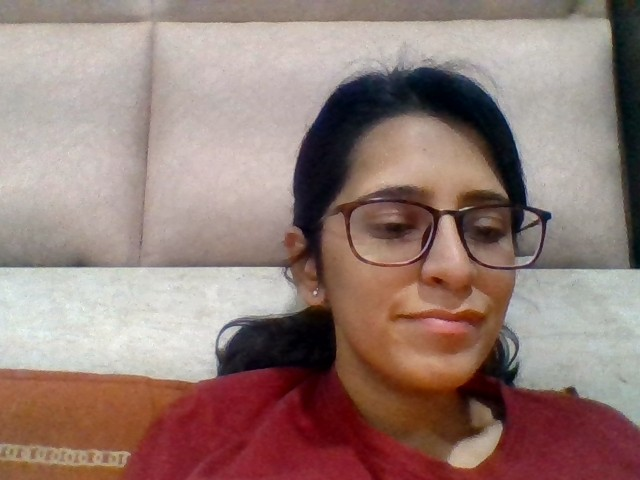
#> input picture Backend/attendance_service/student_images/69528bc8314ddfa3921f19e9.jpg, 640 x 480 px
$ python -i face_utils.py   (imports and definitions only)
#> lines starting #> are read from the running program, lines starting #| are printed output that depends on the picture
from deepface import DeepFace
import numpy as np
import os
import cv2


MODEL_NAME = "ArcFace"
DETECTOR  = "retinaface"

THRESHOLD = 0.35


def preprocess_image(img_path: str) -> str:
    """
    Improve image quality before embedding:
    - Resize to standard size
    - Normalize brightness/contrast (CLAHE)
    Returns path to processed image (overwrites temp files, preserves originals)
    """
    img = cv2.imread(img_path)
#> img is the input picture: shape (480, 640, 3); mean B, G, R 118.9, 125.3, 149.6
    if img is None:
        return img_path


    lab = cv2.cvtColor(img, cv2.COLOR_BGR2LAB)
#> lab: shape (480, 640, 3); mean of channels 0, 1, 2 138.3, 137.1, 136.4
    l, a, b = cv2.split(lab)
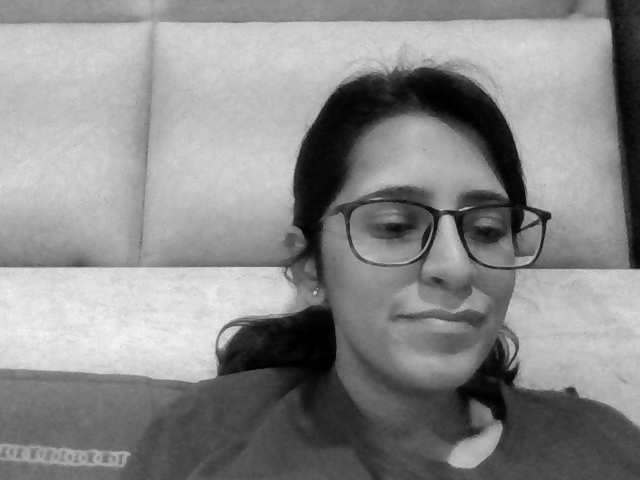
#> l: shape (480, 640); min 0, max 250, mean 138.3
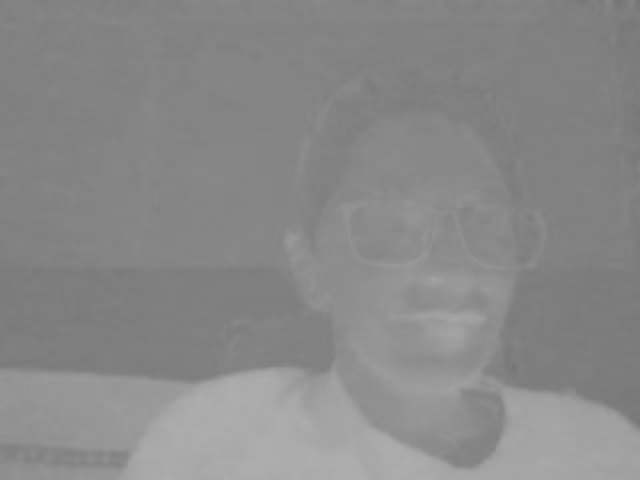
#> a: shape (480, 640); min 116, max 174, mean 137.1
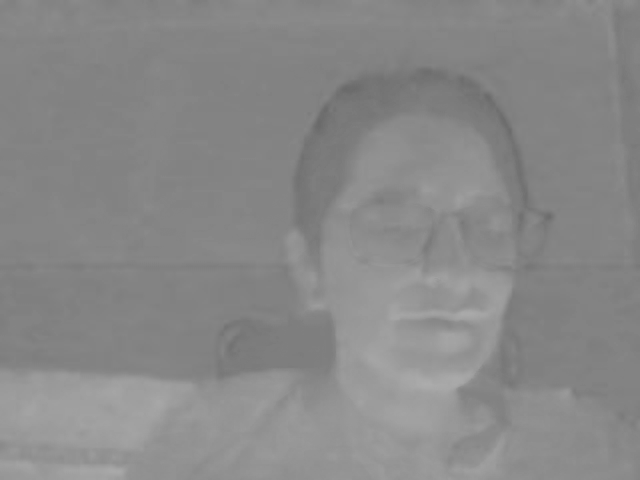
#> b: shape (480, 640); min 106, max 173, mean 136.4


    clahe = cv2.createCLAHE(clipLimit=2.0, tileGridSize=(8, 8))
    l = clahe.apply(l)
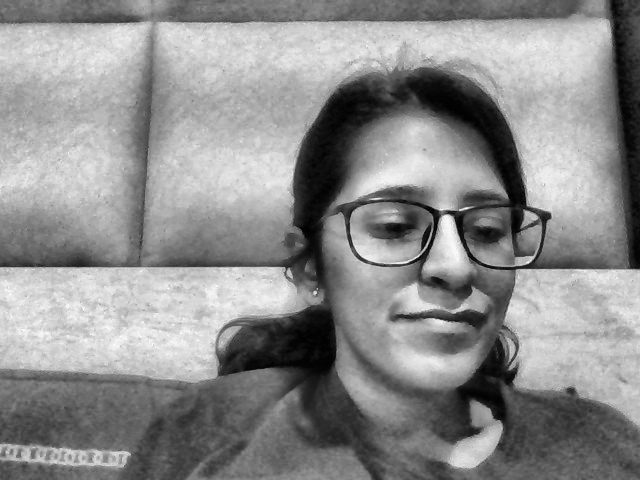
#> l: shape (480, 640); min 1, max 252, mean 141

    lab = cv2.merge([l, a, b])
#> lab: shape (480, 640, 3); mean of channels 0, 1, 2 141, 137.1, 136.4
    processed = cv2.cvtColor(lab, cv2.COLOR_LAB2BGR)
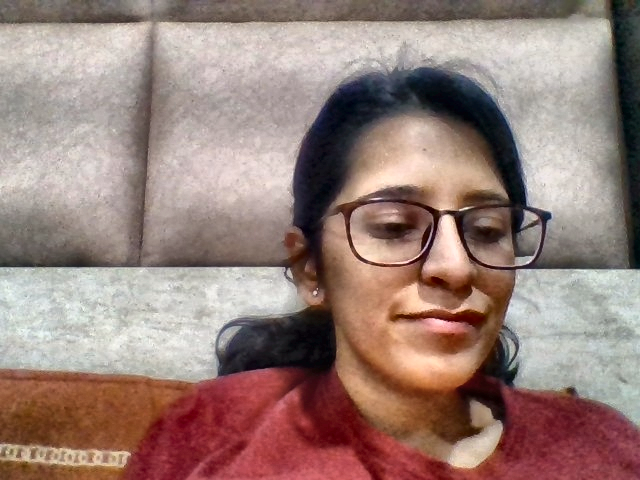
#> processed: shape (480, 640, 3); mean B, G, R 121.5, 128.4, 152.8

    cv2.imwrite(img_path, processed)
    return img_path


# [94 lines left out: functions get_embedding, cosine_similarity, verify_face_embedding, not called in this run]

>>> result = preprocess_image('student_images/69528bc8314ddfa3921f19e9.jpg')

$ run again, on Backend/attendance_service/student_images/69c024b2c2e0fbbdb1965ea5.jpg
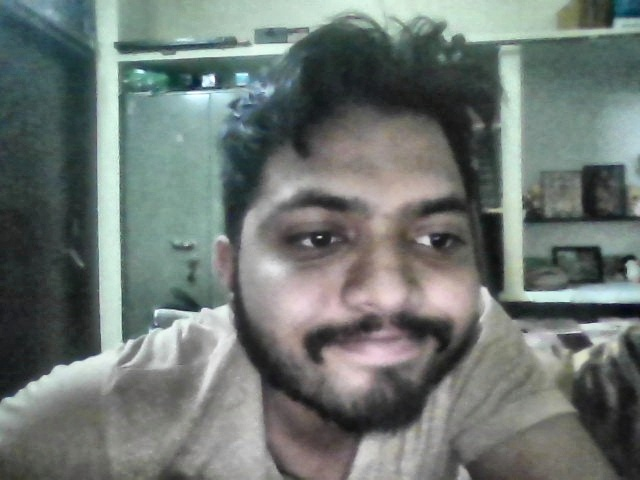
#> input picture Backend/attendance_service/student_images/69c024b2c2e0fbbdb1965ea5.jpg, 640 x 480 px
#> in preprocess_image, img is the input picture: shape (480, 640, 3); mean B, G, R 114.7, 118.4, 109.9
#> in preprocess_image, `l, a, b = cv2.split(lab)`:
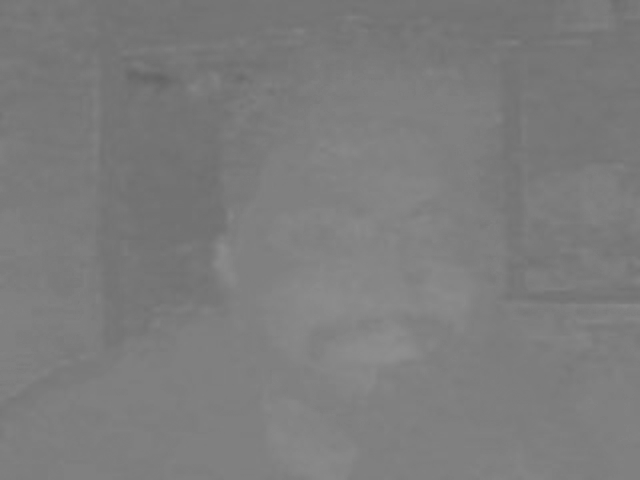
#> a: shape (480, 640); min 99, max 143, mean 124.3
#> in preprocess_image, `processed = cv2.cvtColor(lab, cv2.COLOR_LAB2BGR)`:
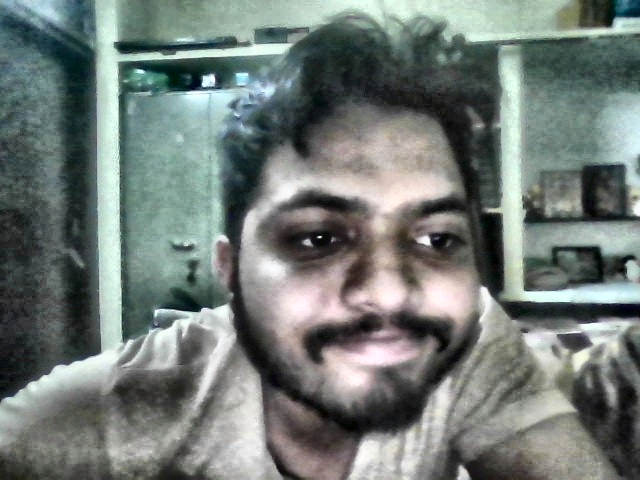
#> processed: shape (480, 640, 3); mean B, G, R 119.1, 122.8, 114.3

$ run again, on Backend/attendance_service/student_images/69c02e1dde47867d6214648a.jpg
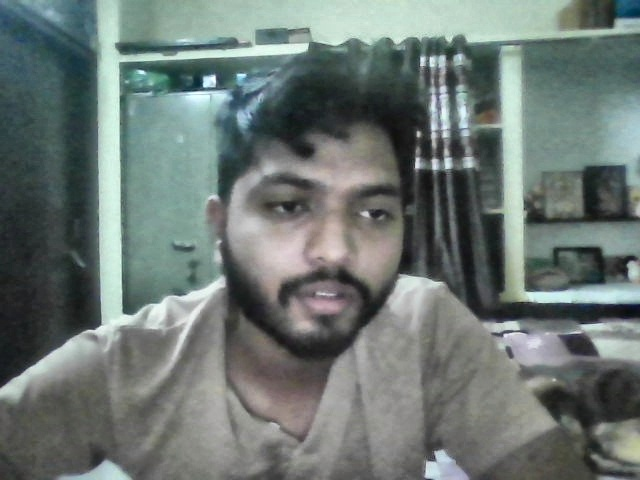
#> input picture Backend/attendance_service/student_images/69c02e1dde47867d6214648a.jpg, 640 x 480 px
#> in preprocess_image, img is the input picture: shape (480, 640, 3); mean B, G, R 115.9, 119.3, 108.8
#> in preprocess_image, `l, a, b = cv2.split(lab)`:
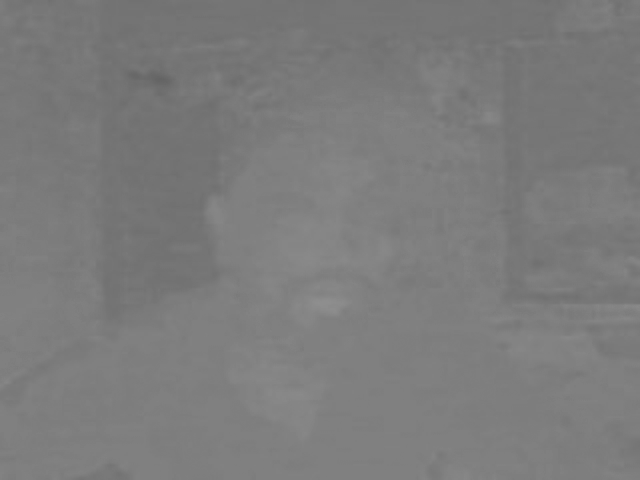
#> a: shape (480, 640); min 100, max 143, mean 123.6
#> in preprocess_image, `processed = cv2.cvtColor(lab, cv2.COLOR_LAB2BGR)`:
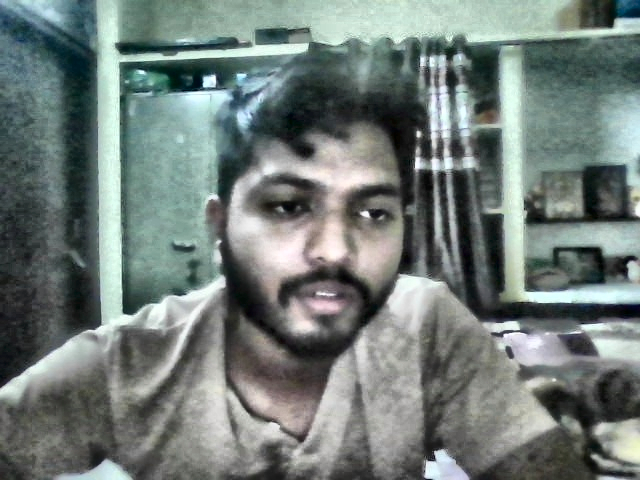
#> processed: shape (480, 640, 3); mean B, G, R 121.1, 124.5, 113.9

$ run again, on Backend/attendance_service/student_images/69c2bc2831f3153f3f251b87.jpg
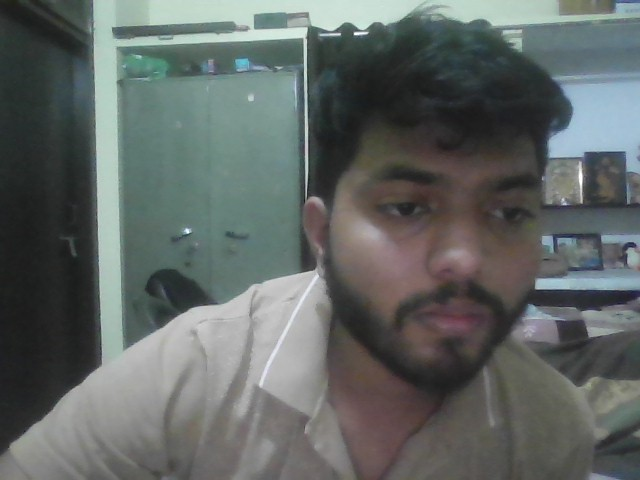
#> input picture Backend/attendance_service/student_images/69c2bc2831f3153f3f251b87.jpg, 640 x 480 px
#> in preprocess_image, img is the input picture: shape (480, 640, 3); mean B, G, R 100.7, 102.8, 96.7
#> in preprocess_image, `l, a, b = cv2.split(lab)`:
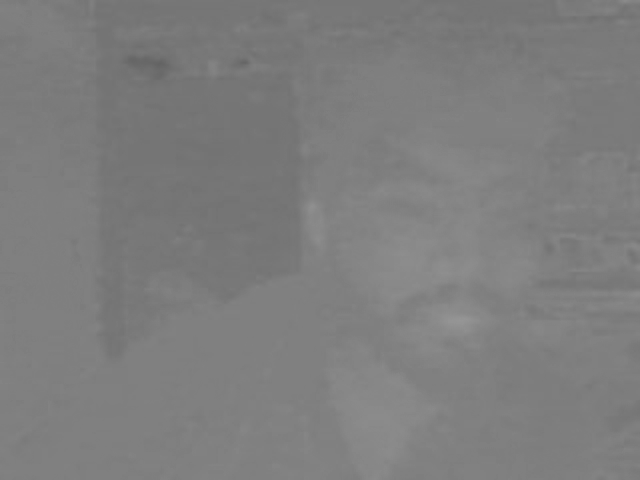
#> a: shape (480, 640); min 99, max 150, mean 125.5
#> in preprocess_image, `processed = cv2.cvtColor(lab, cv2.COLOR_LAB2BGR)`:
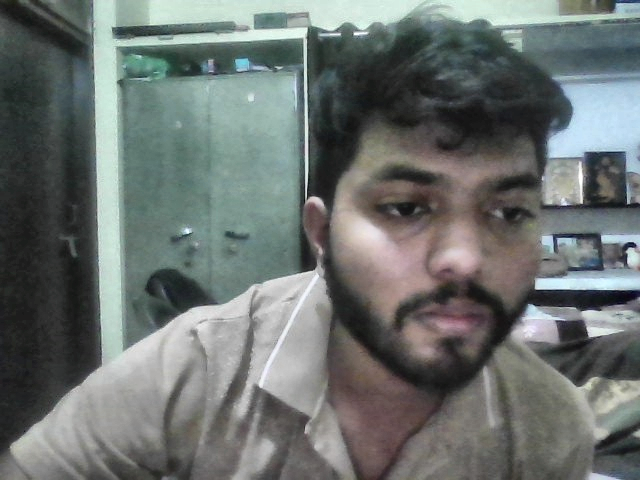
#> processed: shape (480, 640, 3); mean B, G, R 111.8, 113.9, 107.9
